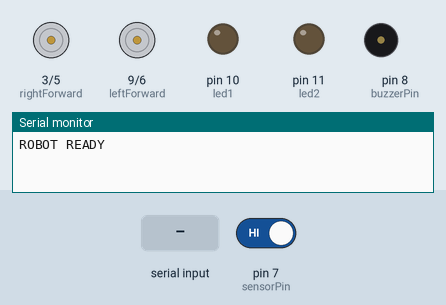
Simulated run of this sketch. Board: Arduino Uno, built with avr-gcc and run on an emulated ATmega328P. Shown: motor-driver pin pairs drawn as motors (green arrow = first pin HIGH = forward, orange = second pin HIGH = backward, longer = more drive), output pins drawn as LEDs (lit = HIGH), buzzer (waves = sounding), the last lines printed to the serial monitor. Dashed ring = blinking. Inputs (shaded band) come from the test bench; at power-on: pin 7 (sensorPin) HIGH.

Above: at 1.2 s.
1.3 s: pin 7 (sensorPin) driven LOW
At 1.67 s:
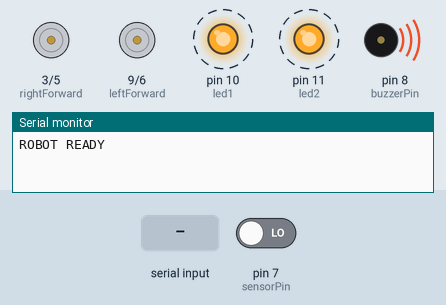
4.3 s: pin 7 (sensorPin) driven HIGH
At 4.52 s:
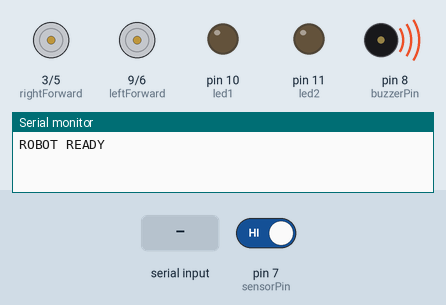
5.8 s: "F90\n" received over the second serial link
At 5.9 s:
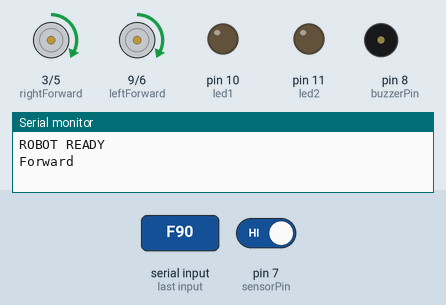
7.5 s: "L90\n" received over the second serial link
At 8.2 s:
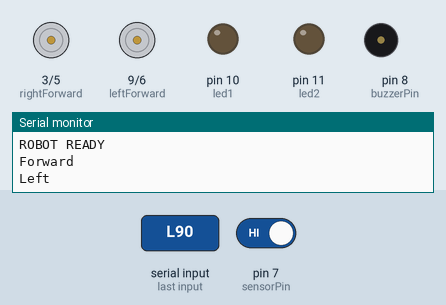
9.2 s: "R90\n" received over the second serial link
At 9.3 s:
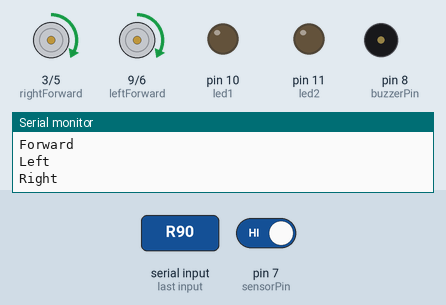
10.9 s: "B90\n" received over the second serial link
At 11.0 s:
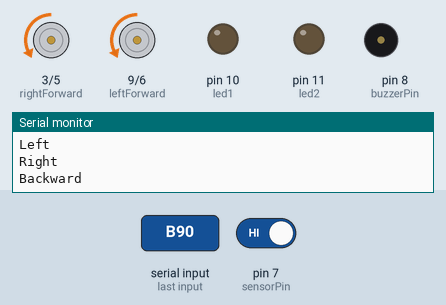
Timing chart, 0 to 13.4 s (numbered marks = the images above; inputs shaded):
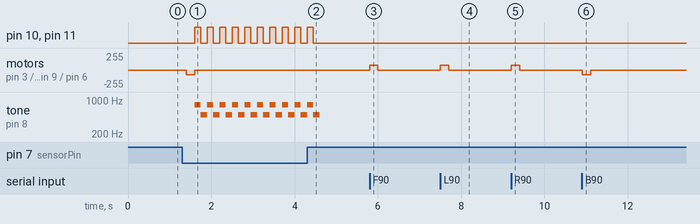

The sketch:

land_mine_finalcode.ino
```cpp
#include <SoftwareSerial.h>

// --------- Motor Pins ----------
const int leftForward = 9;
const int leftBackward = 6;
const int rightForward = 3;
const int rightBackward = 5;

// --------- Bluetooth ---------
SoftwareSerial bluetooth(13, 12);   // BT TX=12, RX=13

// --------- Metal Sensor, Buzzer, LEDs ----------
const int sensorPin = 7;
const int buzzerPin  = 8;
const int led1 = 10;
const int led2 = 11;

int dist = 999;        // distance coming from Arduino 1
int angle = 0;
char command;

int minSpeed = 70;
int minTurn  = 40;

// ---------------- SETUP ----------------
void setup() {

  pinMode(leftForward, OUTPUT);
  pinMode(leftBackward, OUTPUT);
  pinMode(rightForward, OUTPUT);
  pinMode(rightBackward, OUTPUT);

  pinMode(sensorPin, INPUT_PULLUP);
  pinMode(buzzerPin, OUTPUT);
  pinMode(led1, OUTPUT);
  pinMode(led2, OUTPUT);

  Serial.begin(9600);        // For Arduino-1
  bluetooth.begin(9600);     // For Bluetooth

  Serial.println("ROBOT READY");
}

// ---------------- STOP FUNCTION ----------------
void stopRobot() {
  digitalWrite(leftForward, LOW);
  digitalWrite(leftBackward, LOW);
  digitalWrite(rightForward, LOW);
  digitalWrite(rightBackward, LOW);
}

// --------------- AMBULANCE SIREN ----------------
void ambulanceSiren(int durationMs) {
  unsigned long start = millis();

  while (millis() - start < durationMs) {
    tone(buzzerPin, 800);
    digitalWrite(led1, HIGH);
    digitalWrite(led2, HIGH);
    delay(150);

    tone(buzzerPin, 500);
    digitalWrite(led1, LOW);
    digitalWrite(led2, LOW);
    delay(150);
  }

  noTone(buzzerPin);
  digitalWrite(led1, LOW);
  digitalWrite(led2, LOW);
}

// --------------- DISTANCE OBSTACLE CHECK ---------------
void checkObstacle() {

  if (dist > 5 && dist <= 15) {
    stopRobot();

    digitalWrite(led1, HIGH);
    digitalWrite(led2, HIGH);
    tone(buzzerPin, 500);

    delay(1000);

    noTone(buzzerPin);
    digitalWrite(led1, LOW);
    digitalWrite(led2, LOW);
  }
}

// ---------------- METAL CHECK ----------------
void checkMetal() {

  if (digitalRead(sensorPin) == LOW) {

    stopRobot();
    delay(100);

    analogWrite(leftBackward, minSpeed);
    analogWrite(rightBackward, minSpeed);
    delay(200);

    stopRobot();
    ambulanceSiren(3000);
  }
}
// ---------------- MOVEMENT FUNCTIONS ----------------

void moveForward() {
  analogWrite(leftForward, minSpeed);
  analogWrite(rightForward, minSpeed);
  digitalWrite(leftBackward, LOW);
  digitalWrite(rightBackward, LOW);
  Serial.println("Forward");
  delay(200);
  stopRobot();
}

void moveBackward() {
  analogWrite(leftBackward, minSpeed);
  analogWrite(rightBackward, minSpeed);
  digitalWrite(leftForward, LOW);
  digitalWrite(rightForward, LOW);
   Serial.println("Backward");
  delay(200);
  stopRobot();
}

void turnRight() {
  analogWrite(leftForward, minSpeed);
  analogWrite(rightForward, minTurn);
  digitalWrite(leftBackward, LOW);
  digitalWrite(rightBackward, LOW);
   Serial.println("Right");
  delay(200);
  stopRobot();
}

void turnLeft() {
  analogWrite(rightForward, minSpeed);
  analogWrite(leftForward, minTurn);
  digitalWrite(leftBackward, LOW);
  digitalWrite(rightBackward, LOW);
   Serial.println("Left");
  delay(200);
  stopRobot();
}

// ---------------- MAIN LOOP ----------------
void loop() {

  // --- Read Bluetooth (Robot Control) ---
  if (bluetooth.available()) {
    command = bluetooth.read();
  }

  // --- Read From Arduino-1 (Serial) ---
if (Serial.available()) {

  String data = Serial.readStringUntil('\n');
  data.trim();

  if (data.indexOf(',') > 0) {
    int commaIndex = data.indexOf(',');

    angle = data.substring(0, commaIndex).toInt();
    dist  = data.substring(commaIndex + 1).toInt();

    // SEND TO BLUETOOTH APP
    bluetooth.print("A:");
    bluetooth.print(angle);
    bluetooth.print(",D:");
    bluetooth.println(dist);
  }
}

  // --- Safety First ---
  checkMetal();
  checkObstacle();

  // --- Perform Movement ---
  switch (command) {
    case 'F': moveForward(); break;
    case 'B': moveBackward(); break;
    case 'L': turnLeft(); break;
    case 'R': turnRight(); break;
    case 'S': stopRobot(); break;
  }

  delay(50);
}
```

Measured:
- after the input at 1.3 s, pin 10 (led1), pin 11 (led2): alternates HIGH for 0.15 s and LOW for 0.15 s, starting after 0.30 s
- after the input at 4.3 s, pin 10 (led1), pin 11 (led2): goes on until 4.5 s, then stays LOW; motor on pin 3 (rightForward) / pin 5 (rightBackward), motor on pin 9 (leftForward) / pin 6 (leftBackward): stays stopped (without the input it goes to backward 70/255 after 0.45 s); tone on pin 8 (buzzerPin): goes on until 4.6 s, then stays silent
- after the input at 5.8 s, motor on pin 3 (rightForward) / pin 5 (rightBackward), motor on pin 9 (leftForward) / pin 6 (leftBackward): stopped → forward 70/255 at once, → stopped 0.20 s later
- after the input at 7.5 s, motor on pin 3 (rightForward) / pin 5 (rightBackward), motor on pin 9 (leftForward) / pin 6 (leftBackward): stopped → forward 70/255 at once, → stopped 0.20 s later
- after the input at 9.2 s, motor on pin 3 (rightForward) / pin 5 (rightBackward), motor on pin 9 (leftForward) / pin 6 (leftBackward): stopped → forward 70/255 at once, → stopped 0.20 s later
- after the input at 10.9 s, motor on pin 3 (rightForward) / pin 5 (rightBackward), motor on pin 9 (leftForward) / pin 6 (leftBackward): stopped → backward 70/255 at once, → stopped 0.20 s later
